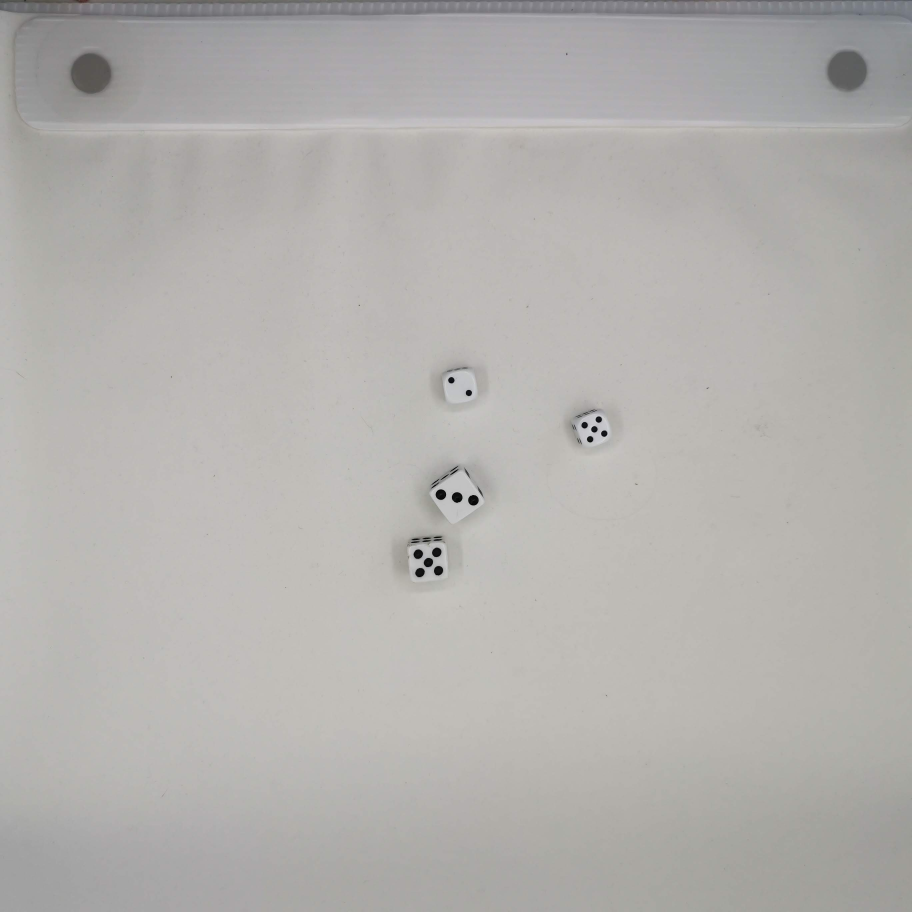
#> input picture Examen_U_2/img_blancos/IMG_20191209_100701.jpg, 2736 x 2736 px (shown at 1/3 size); its folder holds only this picture in this run
$ jupyter execute Dados_blancos.ipynb
#> lines starting #> are read from the running program, lines starting #| are printed output that depends on the picture; after the words box and inside, x2 and y2 are one past the last pixel; in counts of white or black regions, pixels touching at a corner belong together
[cell 1]
import cv2
import numpy as np
import glob
import os
ESCALA_PROC = 1200
CLAHE_CLIP = 4.0
CLAHE_TILE = 4
UMBRAL = 120
AREA_MIN = 40
AREA_MAX = 500
ASP_MIN = 0.65
ASP_MAX = 1.54
DIM_MIN = 5
DIM_MAX = 25
BLOB_AREA_MIN = 200
BLOB_AREA_MAX = 5000
EPS = 33
ROI_FACTOR = 3.0
OUTLIER_RATIO = 1.2
BORDE_SUP = 0.15
BORDE_INF = 0.15
BORDE_LAT = 0.03
MARGEN_BOX = 35
def dbscan_numpy(pts, eps):
    n = len(pts)
    labels = np.full(n, -1, dtype=int)
    visited = np.zeros(n, dtype=bool)
    cluster = 0
    diff = pts[:, None, :] - pts[None, :, :]
    dist = np.sqrt((diff ** 2).sum(axis=2))
    for i in range(n):
        if visited[i]:
            continue
        visited[i] = True
        nb = np.where(dist[i] <= eps)[0].tolist()
        labels[i] = cluster
        seeds = [v for v in nb if v != i]
        while seeds:
            j = seeds.pop()
            if not visited[j]:
                visited[j] = True
                nb2 = np.where(dist[j] <= eps)[0].tolist()
                for k in nb2:
                    if k not in seeds:
                        seeds.append(k)
            if labels[j] == -1:
                labels[j] = cluster
        cluster += 1
    return labels
def contar_puntos_roi(gray_eq, cx, cy, radio):
    x1 = max(0, int(cx - radio))
    y1 = max(0, int(cy - radio))
    x2 = min(gray_eq.shape[1], int(cx + radio))
    y2 = min(gray_eq.shape[0], int(cy + radio))
    roi = gray_eq[y1:y2, x1:x2]
    if roi.size == 0:
        return 0
    conteos = {}
    k2 = np.ones((2, 2), np.uint8)
    for t in range(75, 140, 5):
        _, m = cv2.threshold(roi, t, 255, cv2.THRESH_BINARY_INV)
        m = cv2.morphologyEx(m, cv2.MORPH_OPEN, k2)
        lbl = cv2.connectedComponents(m, 8)[1]
        borde = set()
        borde.update(lbl[0, :].tolist())
        borde.update(lbl[-1, :].tolist())
        borde.update(lbl[:, 0].tolist())
        borde.update(lbl[:, -1].tolist())
        n_comp, _, se, _ = cv2.connectedComponentsWithStats(m, 8)
        validos = [
            j for j in range(1, n_comp)
            if j not in borde
            and 10 < se[j, cv2.CC_STAT_AREA] < 400
            and 4 <= se[j, cv2.CC_STAT_WIDTH] <= 28
            and 4 <= se[j, cv2.CC_STAT_HEIGHT] <= 28
            and 0.35 < se[j, cv2.CC_STAT_WIDTH] / max(se[j, cv2.CC_STAT_HEIGHT], 1) < 2.8
        ]
        n = len(validos)
        if 1 <= n <= 6:
            conteos[n] = conteos.get(n, 0) + 1
    return max(conteos, key=conteos.get) if conteos else 0
def procesar_imagen(ruta_imagen, guardar=False, carpeta_salida="resultados_blancos", mostrar=False):
#> called with ruta_imagen = 'img_blancos/IMG_20191209_100701.jpg', guardar = True, carpeta_salida = 'resultados_blancos', mostrar = False
    arr = np.fromfile(ruta_imagen, np.uint8)
    img_orig = cv2.imdecode(arr, cv2.IMREAD_COLOR)
#> img_orig is the input picture: shape (2736, 2736, 3); mean B, G, R 173.8, 176.5, 178.9
    if img_orig is None:
        print(f"[ERROR] No se pudo leer: {ruta_imagen}")
        return 0, []
    h, w = img_orig.shape[:2]
    escala = ESCALA_PROC / max(h, w)
    img = cv2.resize(img_orig, (int(w * escala), int(h * escala)))
    ih, iw = img.shape[:2]
    gray = cv2.cvtColor(img, cv2.COLOR_BGR2GRAY)
    clahe = cv2.createCLAHE(clipLimit=CLAHE_CLIP, tileGridSize=(CLAHE_TILE, CLAHE_TILE))
    gray_eq = clahe.apply(gray)
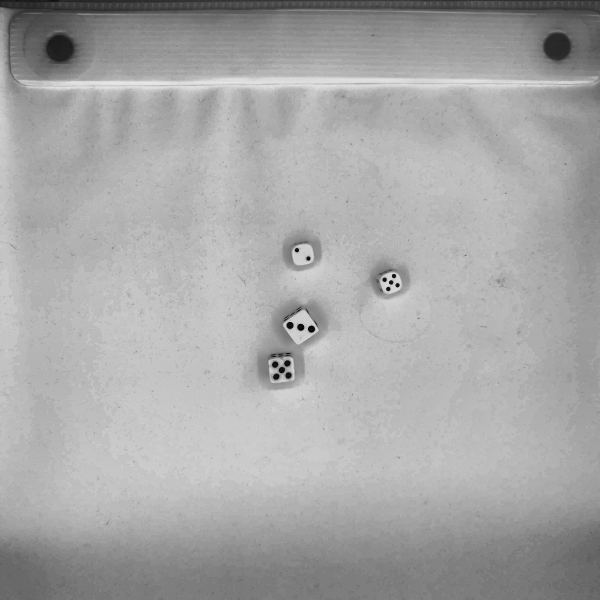
#> gray_eq: shape (1200, 1200) (shown at 1/2 size); min 1, max 231, mean 167.4
    _, mask = cv2.threshold(gray_eq, UMBRAL, 255, cv2.THRESH_BINARY_INV)
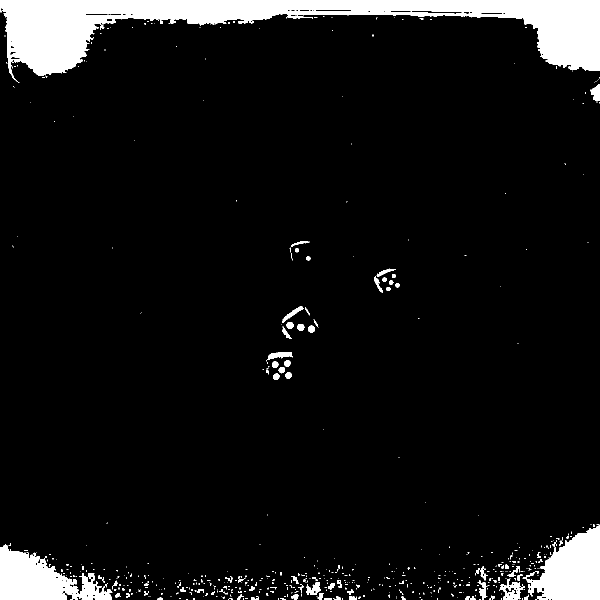
#> mask: shape (1200, 1200) (shown at 1/2 size); 7.5% white; 599 white regions (510 under 20 px), largest, box (x1, y1, x2, y2) and area: (0, 0, 1200, 166) 69972, (1045, 1049, 1200, 1200) 13979, (0, 1088, 225, 1200) 13324
    sup = int(ih * BORDE_SUP)
    inf = int(ih * (1.0 - BORDE_INF))
    lat = int(iw * BORDE_LAT)
    mask[:sup, :] = 0
    mask[inf:, :] = 0
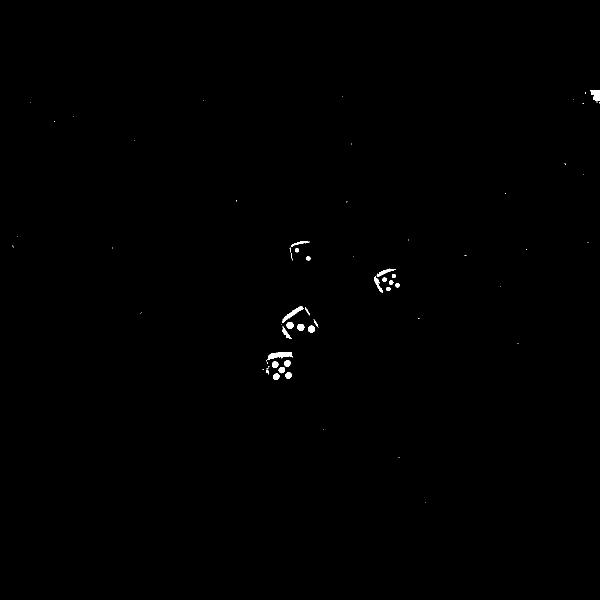
#> mask: shape (1200, 1200) (shown at 1/2 size); 0.25% white; 66 white regions (41 under 20 px), largest, box (x1, y1, x2, y2) and area: (533, 704, 586, 723) 457, (565, 612, 607, 646) 353, (1181, 180, 1200, 202) 324
    mask[:, :lat] = 0
    mask[:, iw - lat:] = 0
#> mask: shape (1200, 1200); 0.22% white; 57 white regions (33 under 20 px), largest, box (x1, y1, x2, y2) and area: (533, 704, 586, 723) 457, (565, 612, 607, 646) 353, (753, 537, 791, 553) 203
    k2 = np.ones((2, 2), np.uint8)
    mask = cv2.morphologyEx(mask, cv2.MORPH_OPEN, k2)
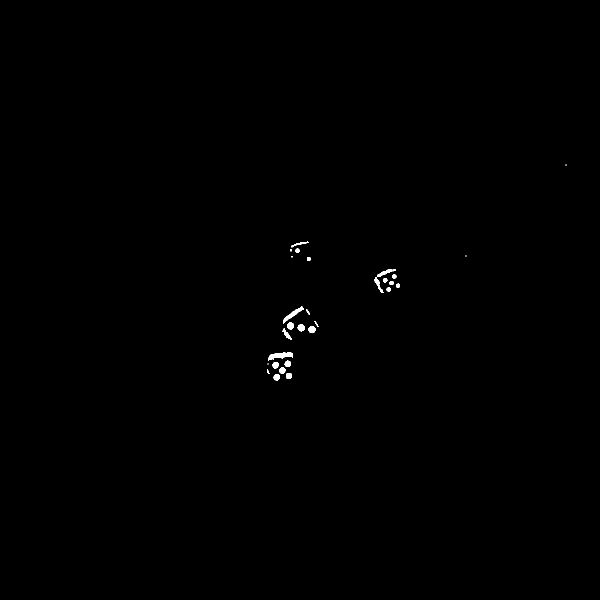
#> mask: shape (1200, 1200) (shown at 1/2 size); 0.21% white; 31 white regions (7 under 20 px), largest, box (x1, y1, x2, y2) and area: (536, 705, 586, 721) 446, (566, 613, 608, 647) 347, (755, 539, 792, 554) 196
    _, _, stats, centroids = cv2.connectedComponentsWithStats(mask, connectivity=8)
#> stats = 32 rows, first 6: [0, 0, 1200, 1200, 1436922], [1131, 329, 2, 2, 4], [583, 483, 35, 12, 118], [591, 497, 8, 9, 58], [581, 498, 2, 5, 10], [931, 511, 2, 2, 4]; centroids = 32 pairs, first value 534.5 to 1131.5, second value 329.5 to 754
    n_comp = stats.shape[0]
    puntos = []
    bws_map = {}
    blobs = []
    for i in range(1, n_comp):
        area = stats[i, cv2.CC_STAT_AREA]
        bw = stats[i, cv2.CC_STAT_WIDTH]
        bh = stats[i, cv2.CC_STAT_HEIGHT]
        cx, cy = centroids[i]
        asp = bw / max(bh, 1)
        if (AREA_MIN < area < AREA_MAX and ASP_MIN < asp < ASP_MAX and DIM_MIN <= bw <= DIM_MAX and DIM_MIN <= bh <= DIM_MAX):
            bws_map[len(puntos)] = bw
            puntos.append((cx, cy))
        elif (BLOB_AREA_MIN <= area < BLOB_AREA_MAX and 0.35 < asp < 2.8 and (bw > 25 or bh > 25) and sup < cy < inf):
            blobs.append((cx, cy, bw, bh))
#> this loop made 31 passes
#> (area, bw, bh, cx, cy, asp) on passes 2, 3, 7, 8, 9, 10, 11, 12: (118, 35, 12, 599.3, 487.3, 2.92), (58, 8, 9, 594.5, 500.9, 0.889), (55, 8, 8, 617.3, 517.4, 1), (196, 37, 15, 770.7, 544.8, 2.47), (56, 8, 8, 788.3, 552.5, 1), (165, 17, 31, 755.9, 568, 0.548), (64, 9, 9, 769.8, 560, 1), (60, 9, 8, 782.8, 565.6, 1.12)
#> after the loop, blobs = [(585.6, 628, 42, 34)]; bws_map = 16 items; puntos = [(594.5, 500.9), (617.3, 517.4), (788.3, 552.5), (769.8, 560), (782.8, 565.6), (795.5, 571.1), (777, 578.5), (580.6, 651.3), (602.1, 655.2), (623.5, 658.7), (573.3, 668.5), (575.2, 727.3), (550.8, 729.9), (564.2, 740.6), (577.5, 751.4), (553.1, 754)]
    if not puntos:
        return 0, []
    pts_arr = np.array(puntos, dtype=np.float32)
#> pts_arr = 16 rows, first 8: [594.5, 500.9], [617.3, 517.4], [788.3, 552.5], [769.8, 560], [782.8, 565.6], [795.5, 571.1], [777, 578.5], [580.6, 651.3]
    labels = dbscan_numpy(pts_arr, eps=EPS)
#> in dbscan_numpy, `n = len(pts)`: n = 16
#> in dbscan_numpy, `labels = np.full(n, -1, dtype=int)`: labels = [-1, -1, -1, -1, -1, -1, -1, -1, -1, -1, -1, -1, -1, -1, -1, -1]
#> the loop in dbscan_numpy, `for i in range(n):` made 16 passes
#> nb on passes 3, 8, 12: [2, 3, 4, 5, 6], [7, 8, 10], [11, 12, 13, 14]
#> after the loop in dbscan_numpy, `for i in range(n):`: cluster = 4; labels = [0, 0, 1, 1, 1, 1, 1, 2, 2, 2, 2, 3, 3, 3, 3, 3]; visited = [True, True, True, True, True, True, True, True, True, True, True, True, True, True, True, True]
#> labels = [0, 0, 1, 1, 1, 1, 1, 2, 2, 2, 2, 3, 3, 3, 3, 3]
    dados = []
    dados_pos = []
    for c in set(labels):
        idxs = list(np.where(labels == c)[0])
        m = pts_arr[idxs]
        n_d = len(m)
        if n_d < 1:
            continue
        cx_c = float(m[:, 0].mean())
        cy_c = float(m[:, 1].mean())
        bws_c = np.array([bws_map.get(i, 9) for i in idxs], dtype=float)
        p75 = float(np.percentile(bws_c, 75))
        bws_l = bws_c[bws_c <= p75 * 1.2]
        med_bw = float(np.median(bws_l)) if len(bws_l) > 0 else float(np.median(bws_c))
        radio = int(med_bw * ROI_FACTOR)
        radio = min(radio, 75)
        n_roi = contar_puntos_roi(gray_eq, cx_c, cy_c, radio)
        hay_outlier = (bws_c.max() > med_bw * OUTLIER_RATIO or bws_c.min() < med_bw / OUTLIER_RATIO)
        if hay_outlier and 1 <= n_roi <= 6:
            val = n_roi
        elif n_roi == 0 or n_roi == n_d + 1:
            val = n_d if 1 <= n_d <= 6 else 0
        elif n_roi >= n_d + 2:
            val = n_roi if n_roi <= 6 else n_d
        else:
            val = n_d if 1 <= n_d <= 6 else 0
        if 1 <= val <= 6:
            dados.append({'valor': val, 'cx': cx_c, 'cy': cy_c, 'pts': m})
            dados_pos.append((cx_c, cy_c))
#> this loop made 4 passes
#> (idxs, n_d, cx_c, cy_c, p75, bws_l, med_bw, radio) on passes 2 to 4: ([2, 3, 4, 5, 6], 5, 782.7, 565.5, 9, [8, 9, 9, 8, 9], 9, 27), ([7, 8, 9, 10], 4, 594.9, 658.4, 16, [14, 15, 14, 19], 14.5, 43), ([11, 12, 13, 14, 15], 5, 564.2, 740.6, 13, [13, 13, 13, 12, 13], 13, 39)
#> pass 1, in contar_puntos_roi, `roi = gray_eq[y1:y2, x1:x2]`:
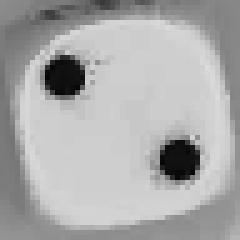
#> roi: shape (48, 48) (shown 5 times larger); min 6, max 219, mean 170.7
#> pass 2, in contar_puntos_roi (call 2), `roi = gray_eq[y1:y2, x1:x2]`:
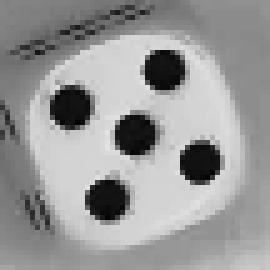
#> roi: shape (54, 54) (shown 5 times larger); min 3, max 227, mean 152
#> pass 3, in contar_puntos_roi (call 3), `roi = gray_eq[y1:y2, x1:x2]`:
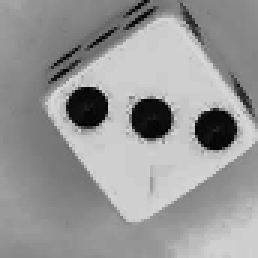
#> roi: shape (86, 86) (shown 3 times larger); min 2, max 218, mean 151.3
#> after the loop, dados = 4 items; dados_pos = [(605.9, 509.1), (782.7, 565.5), (594.9, 658.4), (564.2, 740.6)]
    for (bcx, bcy, bw, bh) in blobs:
        ya = any(np.sqrt((bcx - dx) ** 2 + (bcy - dy) ** 2) < 70 for dx, dy in dados_pos)
        if not ya:
            radio = min(int(max(bw, bh) / 2 + 20), 75)
            n = contar_puntos_roi(gray_eq, bcx, bcy, radio)
            if 1 <= n <= 6:
                dados.append({'valor': n, 'cx': bcx, 'cy': bcy, 'pts': np.array([[bcx, bcy]], dtype=np.float32)})
                dados_pos.append((bcx, bcy))
#> this loop made 1 pass
    lista_valores = sorted(d['valor'] for d in dados)
#> lista_valores = [2, 4, 5, 5]
    if guardar or mostrar:
        vis = img.copy()
        for d in dados:
            m = d['pts']
            x1 = max(0, int(m[:, 0].min()) - MARGEN_BOX)
            y1 = max(0, int(m[:, 1].min()) - MARGEN_BOX)
            x2 = min(iw, int(m[:, 0].max()) + MARGEN_BOX)
            y2 = min(ih, int(m[:, 1].max()) + MARGEN_BOX)
            cv2.rectangle(vis, (x1, y1), (x2, y2), (255, 60, 0), 2)
            lbl = str(d['valor'])
            fs, th = 1.0, 2
            (tw, lh), base = cv2.getTextSize(lbl, cv2.FONT_HERSHEY_SIMPLEX, fs, th)
            lx, ly = x1 + 4, y1 + lh + 4
            cv2.rectangle(vis, (lx - 2, ly - lh - 2), (lx + tw + 2, ly + base), (255, 255, 255), cv2.FILLED)
            cv2.putText(vis, lbl, (lx, ly), cv2.FONT_HERSHEY_SIMPLEX, fs, (0, 0, 200), th, cv2.LINE_AA)
#> this loop made 4 passes
#> (x1, y1, x2, y2, lbl, lx, ly) on passes 2 to 4: (734, 517, 830, 613, '5', 738, 543), (538, 616, 658, 703, '4', 542, 642), (515, 692, 612, 788, '5', 519, 718)
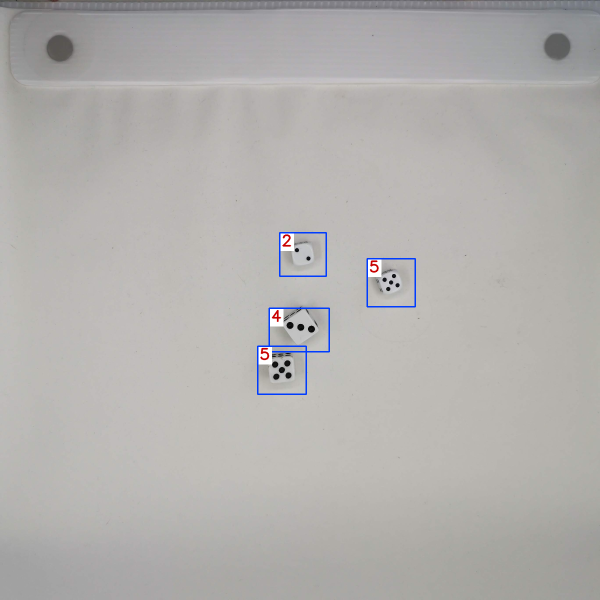
#> vis: shape (1200, 1200, 3) (shown at 1/2 size); mean B, G, R 174.1, 176.1, 178.4
        if guardar:
            os.makedirs(carpeta_salida, exist_ok=True)
            base = os.path.basename(ruta_imagen)
            salida = os.path.join(carpeta_salida, f"res_{base}")
            cv2.imwrite(salida, vis)
        if mostrar:
            cv2.imshow(f"Resultado: {os.path.basename(ruta_imagen)}", vis)
            cv2.waitKey(0)
            cv2.destroyAllWindows()
    return len(dados), lista_valores
PATRON = "img_blancos/*.jpg"
GUARDAR = True
CARPETA_SALIDA = "resultados_blancos"
MOSTRAR = False
archivos = sorted(glob.glob(PATRON))
if not archivos:
    print(f"No se encontraron imágenes con el patrón: {PATRON}")
else:
    sep = "─" * 72
    print(sep)
    print(f"Procesando {len(archivos)} imagen(es) | Guardar: {GUARDAR} → '{CARPETA_SALIDA}'")
    print(sep)
    total_dados = 0
    suma_total = 0
    for archivo in archivos:
        nombre = os.path.basename(archivo)
        n, caras = procesar_imagen(archivo, guardar=GUARDAR, carpeta_salida=CARPETA_SALIDA, mostrar=MOSTRAR)
#> n = 4; caras = [2, 4, 5, 5]
        total_dados += n
#> total_dados = 4
        suma_total += sum(caras)
#> suma_total = 16
        print(f"{nombre:<45s} dados:{n:2d} caras:{str(caras):<22s} suma:{sum(caras)}")
#| IMG_20191209_100701.jpg                       dados: 4 caras:[2, 4, 5, 5]           suma:16
    print(sep)
    print(f"Total dados detectados : {total_dados}")
#| Total dados detectados : 4
    print(f"Suma total de puntos : {suma_total}")
#| Suma total de puntos : 16
    print(sep)

$ run again, on Examen_U_2/img_blancos/IMG_20191209_100722.jpg
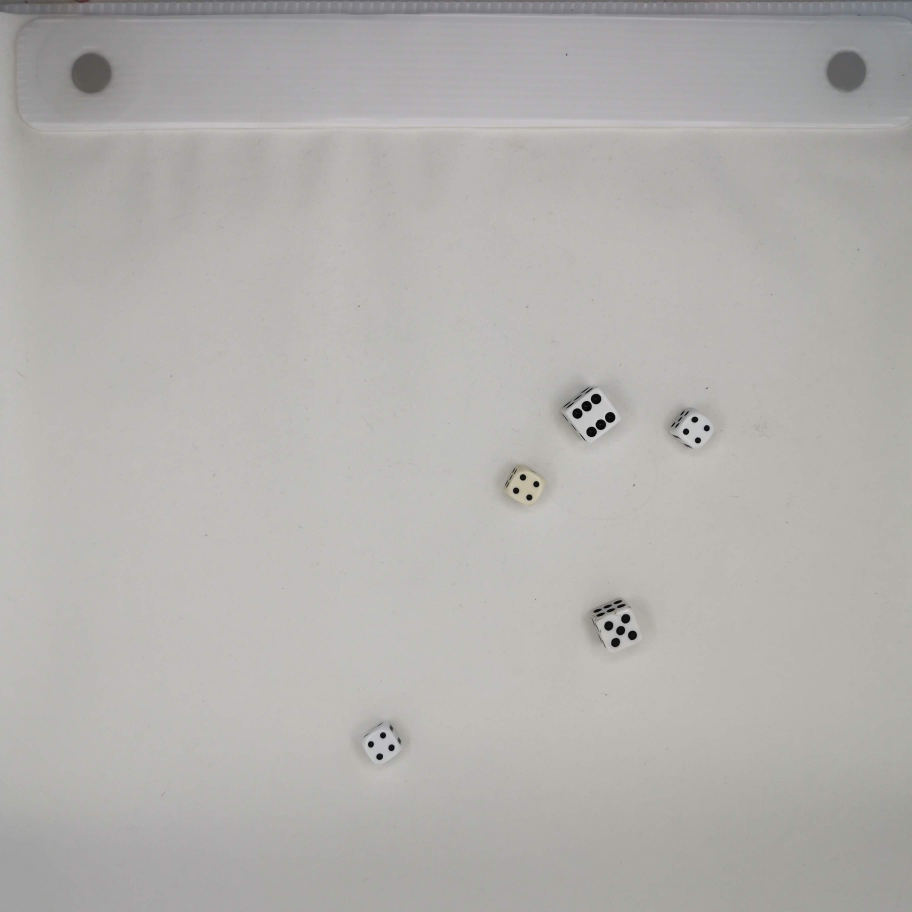
#> input picture Examen_U_2/img_blancos/IMG_20191209_100722.jpg, 2736 x 2736 px (shown at 1/3 size)
#> in procesar_imagen, img_orig is the input picture: shape (2736, 2736, 3); mean B, G, R 174.1, 176.5, 179
#> in procesar_imagen, `mask = cv2.morphologyEx(mask, cv2.MORPH_OPEN, k2)`:
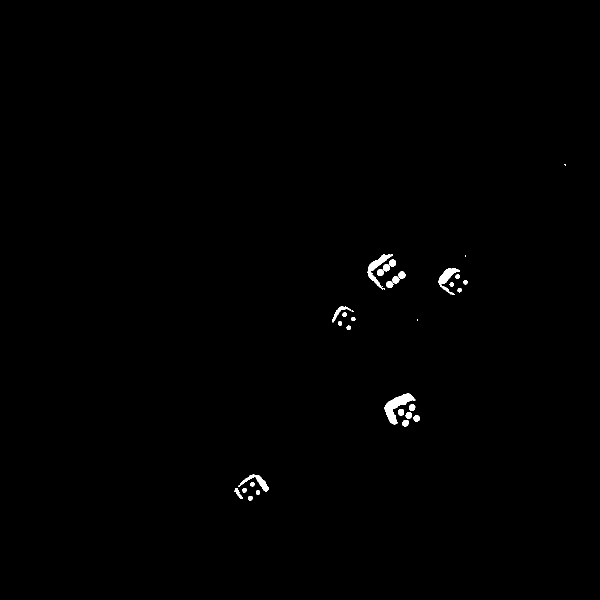
#> mask: shape (1200, 1200) (shown at 1/2 size); 0.45% white; 35 white regions (6 under 20 px), largest, box (x1, y1, x2, y2) and area: (769, 787, 831, 849) 1403, (735, 509, 786, 579) 891, (877, 536, 920, 590) 778
#> stats = 36 rows, first 6: [0, 0, 1200, 1200, 1433577], [1129, 328, 3, 3, 7], [735, 509, 51, 70, 891], [930, 511, 2, 2, 4], [778, 519, 14, 14, 157], [766, 528, 14, 15, 159]; centroids = 36 pairs, first value 476.3 to 1130, second value 329 to 996
#> the loop in procesar_imagen, `for i in range(1, n_comp):` made 35 passes
#> (area, bw, bh, cx, cy, asp) on passes 2, 4, 5, 6, 7, 8, 9, 10: (891, 51, 70, 753.8, 535.2, 0.729), (157, 14, 14, 784.8, 525.5, 1), (159, 14, 15, 772.5, 535, 0.933), (778, 43, 54, 893.8, 555.9, 0.796), (154, 14, 14, 760.3, 544.6, 1), (159, 14, 14, 803.4, 549.7, 1), (62, 9, 8, 914.9, 552.6, 1.12), (157, 14, 14, 791.2, 559.4, 1)
#> after the loop in procesar_imagen, `for i in range(1, n_comp):`: blobs = [(753.8, 535.2, 51, 70), (893.8, 555.9, 43, 54), (678, 624.3, 38, 32), (793, 812, 62, 62), (514.2, 963.7, 61, 35)]; bws_map = 24 items; puntos = 24 items, first 6: (784.8, 525.5), (772.5, 535), (760.3, 544.6), (803.4, 549.7), (914.9, 552.6), (791.2, 559.4)
#> pts_arr = 24 rows, first 8: [784.8, 525.5], [772.5, 535], [760.3, 544.6], [803.4, 549.7], [914.9, 552.6], [791.2, 559.4], [930.5, 564.1], [778.8, 568.7]
#> in dbscan_numpy, `n = len(pts)`: n = 24
#> in dbscan_numpy, `labels = np.full(n, -1, dtype=int)`: labels = 24 values from -1 to -1
#> the loop in dbscan_numpy, `for i in range(n):` made 24 passes
#> nb on passes 1, 5, 11, 15, 20: [0, 1, 2, 3], [4, 6, 8, 9], [10, 11, 12, 13], [14, 15, 16, 17], [19, 21, 22, 23]
#> after the loop in dbscan_numpy, `for i in range(n):`: cluster = 5; labels = 24 values, max 4 at index 19, min 0 at index 0, mean 1.96
#> the loop in procesar_imagen, `for c in set(labels):` made 5 passes
#> (idxs, m, n_d, cx_c, cy_c, p75, bws_l, med_bw) on pass 3: ([10, 11, 12, 13], [[688.8, 628.8], [706.2, 637.5], [679.6, 646.1], [697, 655]], 4, 692.9, 641.9, 9, [9, 8, 8, 9], 8.5)
#> after the loop in procesar_imagen, `for c in set(labels):`: dados = 5 items; dados_pos = [(781.8, 547.2), (916.8, 566.3), (692.9, 641.9), (817.2, 830.3), (497, 983)]
#> the loop in procesar_imagen, `for (bcx, bcy, bw, bh) in blobs:` made 5 passes
#> lista_valores = [3, 4, 4, 5, 6]
#> the loop in procesar_imagen, `for d in dados:` made 5 passes
#> (x1, y1, x2, y2, lbl, lx, ly) on passes 1, 2, 4, 5: (725, 490, 838, 603, '6', 729, 516), (868, 517, 965, 614, '4', 872, 543), (766, 779, 867, 880, '5', 770, 805), (441, 933, 550, 1030, '3', 445, 959)
#> after the loop in procesar_imagen, `for d in dados:`:
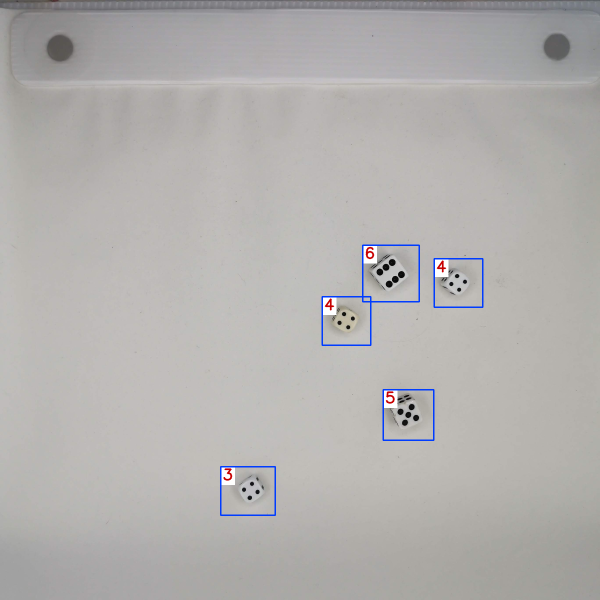
#> vis: shape (1200, 1200, 3) (shown at 1/2 size); mean B, G, R 174.5, 176, 178.4
#> `n, caras = procesar_imagen(archivo, guardar=GUARDAR, carpeta_salida=CA..`: n = 5; caras = [3, 4, 4, 5, 6]
#> total_dados = 5
#> suma_total = 22
#| IMG_20191209_100722.jpg                       dados: 5 caras:[3, 4, 4, 5, 6]        suma:22
#| Total dados detectados : 5
#| Suma total de puntos : 22
